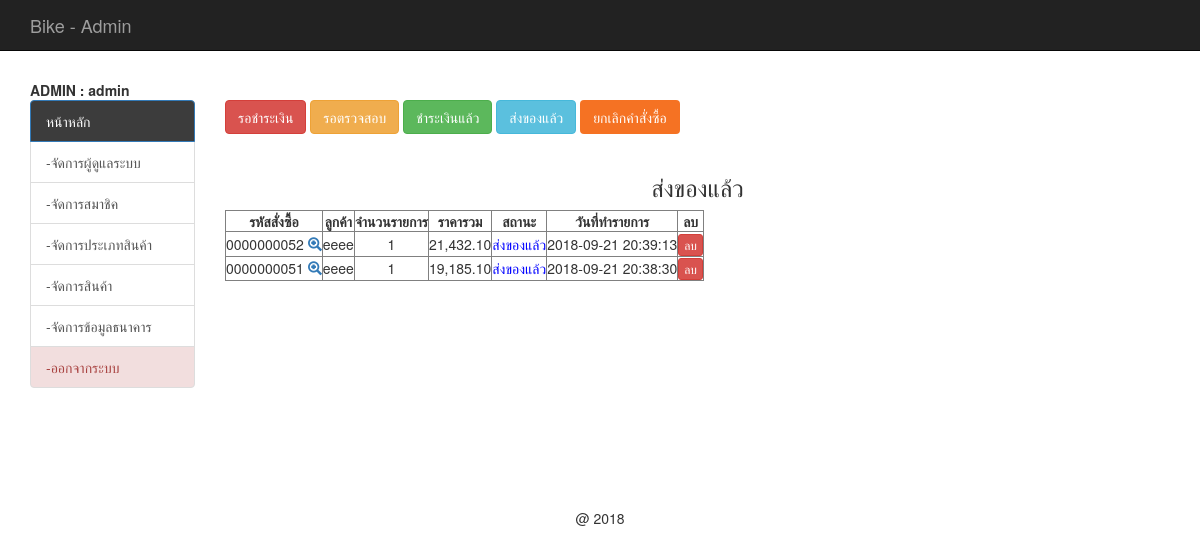
Before: /backend/index.php?act=show-post (signed in) with the older database file.
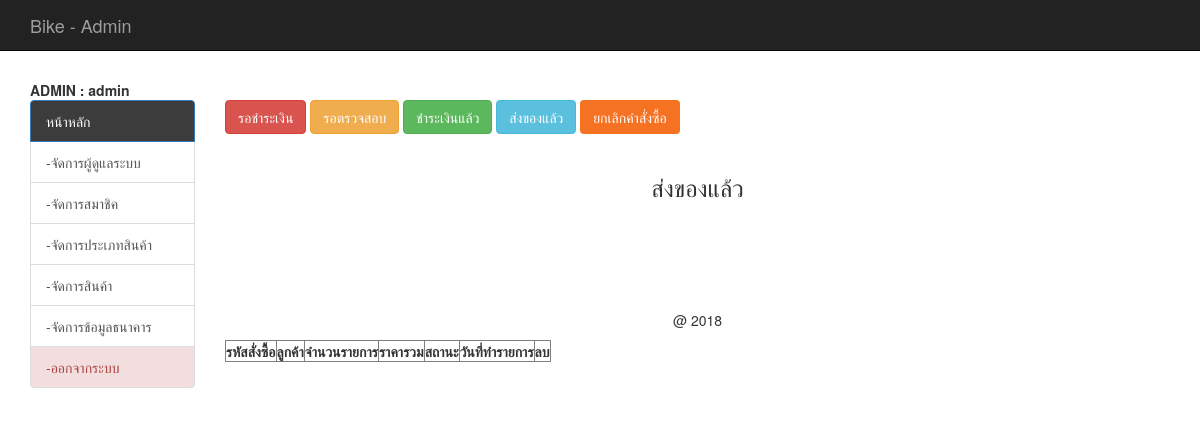
After: the same page with the newer database file.
### tables this page shows
CREATE TABLE `tbl_order` (
  `order_id` int(10) UNSIGNED ZEROFILL NOT NULL,
  `mem_id` int(11) NOT NULL,
  `name` varchar(100) NOT NULL,
  `address` varchar(500) NOT NULL,
  `email` varchar(100) NOT NULL,
  `phone` varchar(10) NOT NULL,
  `order_status` int(1) NOT NULL,
  `pay_slip` varchar(200) DEFAULT NULL,
  `b_name` varchar(100) DEFAULT NULL,
  `b_number` varchar(200) DEFAULT NULL,
  `pay_date` date DEFAULT NULL,
  `pay_amount` float(10,2) DEFAULT NULL,
  `postcode` varchar(30) DEFAULT NULL,
  `order_date` datetime NOT NULL
);

### backend/mm.php (called while the page is built, shortened)
<?php require_once('../Connections/condb.php'); ?>
<?php
if (!function_exists("GetSQLValueString")) {
function GetSQLValueString($theValue, $theType, $theDefinedValue = "", $theNotDefinedValue = "")
{
  $theValue = function_exists("mysql_real_escape_string") ? mysql_real_escape_string($theValue) : mysql_escape_string($theValue);
  switch ($theType) {
    case "text":
      $theValue = ($theValue != "") ? "'" . $theValue . "'" : "NULL";
      break;
    case "long":
    case "int":
      $theValue = ($theValue != "") ? intval($theValue) : "NULL";
      break;
  }
  return $theValue;
}
}
$colname_mm = "-1";
if (isset($_SESSION['MM_admin'])) {
  $colname_mm = $_SESSION['MM_admin'];
}
$query_mm = sprintf("SELECT * FROM tbl_admin WHERE admin_user = %s", GetSQLValueString($colname_mm, "text"));
$mm = mysql_query($query_mm, $condb) or die(mysql_error());
$row_mm = mysql_fetch_assoc($mm);
?>

### backend/show_cart_post.php (the view, shortened to what this page needs)
<?php require_once('../Connections/condb.php'); ?>
<?php
$query_mycart = sprintf("SELECT o.order_id as oid, o.mem_id, o.order_status, o.order_date, o.name , d.order_id , count(d.order_id) as coid , SUM(d.total) as ctotal FROM tbl_order as o, tbl_order_detail as d WHERE o.order_id = d.order_id AND o.order_status = 3 GROUP BY o.order_id ORDER BY o.order_id DESC " , GetSQLValueString($colname_mycart , "int"));
$mycart = mysql_query($query_mycart , $condb) or die(mysql_error());
$row_mycart = mysql_fetch_assoc($mycart);
$totalRows_mycart = mysql_num_rows($mycart);
?>
<h3 align="center">ส่งของแล้ว</h3>
<table id="example" class="display" cellspacing="0" border="1">
	<thead>
		<tr>
			<th>รหัสสั่งซื้อ</th>
			<th>ลูกค้า</th>
			<th>จำนวนรายการ</th>
			<th>ราคารวม</th>
			<th>สถานะ</th>
			<th>วันที่ทำรายการ</th>
			<th> <center> ลบ </center></th>
		</tr>
	</thead>
	<?php if ($totalRows_mycart > 0) { ?>
		<?php do { ?>
			<tr>
				<td>
					<?php echo $row_mycart['oid'];?>
					<span id="hp">
						<a href="index.php?order_id=<?php echo $row_mycart['oid'];?>&act=show-order">
							<span class="glyphicon glyphicon-zoom-in"></span>
						</a>
					</span>
				</td>
				<td align="center">
					<?php echo $row_mycart['name'];?>
				</td>
				<td align="center">
					<?php echo $row_mycart['coid'];?>
				</td>
				<td align="center">
					<?php echo number_format($row_mycart['ctotal'],2);?>
				</td>
				<td align="center">
					<font color="red">
						<?php $status = $row_mycart['order_status'];
						include('status.php');
						?>
					</font>
				</td>
				<td> <?php echo $row_mycart['order_date'];?></td>
				<td><center>
					<a href="del_order.php?order_id=<?php echo $row_mycart['oid'];?>&order_status=5" class="btn btn-danger btn-xs" onClick="return confirm('ยืนยันการลบ');">
					ลบ </a></center>
				</td>
			</tr>
		<?php } while ($row_mycart = mysql_fetch_assoc($mycart)); ?>
	</table>
	<?php
}
?>

### backend/index.php (shortened to what this page needs)
<!DOCTYPE html>
<html lang="en">
<head>
  <?php include('h.php');?>
  <?php include('datatable.php');?>
</head>
<body>
  <div class="container">
    <div class="row">
      <span id="hp">
       <?php include('banner.php');?>
     </span>
   </div>
   <div class="row">
     <div class="col-md-2">
      <br />
      <span id="hp">
        <?php include('menu.php');?>
      </span>
    </div>
    <div class="col-md-10 " >
      <br />
      <br />
      <a href="index.php?act=show-new" class="btn btn-danger" id="hp">รอชำระเงิน</a>
      <a href="index.php?act=show-check" class="btn btn-warning" id="hp">รอตรวจสอบ</a>
      <a href="index.php?act=show-payed" class="btn btn-success" id="hp">ชำระเงินแล้ว</a>
      <a href="index.php?act=show-post" class="btn btn-info" id="hp">ส่งของแล้ว</a>
      <a href="index.php?act=show-cancel" class="btn" id="hp" style="background: #F57223; color: #ffffff  ">ยกเลิกคำสั่งซื้อ</a>
      <br />
      <br />
      <?php
      $act = $_GET['act'];
      if ($act =='show-order') {
        include('detail_order_after_cartdone.php');
      }elseif ($act == 'show-payed'){
        include('show_cart_pay.php');
      }elseif ($act == 'show-post') {
        include('show_cart_post.php');
      }elseif ($act == 'show-check'){
        include('show_check_cart.php');
      }elseif ($act == 'show-new'){
        include('show_new_cart.php');
      }elseif ($act == 'show-cancel'){
        include('show_cancel_cart.php');
      }else{
        include 'tbl_order.php';
        include 'mm.php';
        if ($row_mm['status'] == 'admin') {
          include 'report.php';
        }
      }
      ?>
    </div>
  </div>
</div>
</body>
</html>
<?php include('f.php');?>

### backend/h.php (shortened to what this page needs)
<link href="../css/bootstrap.min.css" rel="stylesheet">
<link href="../css/style.css" rel="stylesheet">

### backend/datatable.php (shortened to what this page needs)
<link rel="stylesheet" type="text/css" href="../dt/jquery.dataTables.min.css">

### backend/banner.php
<nav class="navbar navbar-inverse navbar-fixed-top">
  <div class="container">
    <a class="navbar-brand" href="index.php">Bike - Admin</a>
  </div>
</nav>
<br>
<br>
<br>

### backend/menu.php (shortened to what this page needs)
<?php include('mm.php');?>
<b>  ADMIN : <?php echo $row_mm['admin_name'];?></b>
<br />
<div class="list-group">
	<a href="index.php" class="list-group-item active"  style="background-color: #3c3c3c">หน้าหลัก</a>
	<?php
	if ($row_mm['status'] == 'admin') { ?>
		<a href="list_admin.php" class="list-group-item">-จัดการผู้ดูแลระบบ</a>
		<a href="list_member.php" class="list-group-item">-จัดการสมาชิค</a>
		<a href="list_product_type.php" class="list-group-item">-จัดการประเภทสินค้า</a>
		<a href="list_product.php" class="list-group-item">-จัดการสินค้า</a>
		<a href="list_bank.php" class="list-group-item">-จัดการข้อมูลธนาคาร</a>
		<a href="logout_admin.php" class="list-group-item list-group-item-danger">-ออกจากระบบ</a>
<?php } ?>
</div>

### backend/status.php
<?php
if ($status == 1) {
	echo "<font color='red'>";
	echo "รอชำระเงิน";
	echo "</font>";
}elseif ($status == 4) {
	echo "<font color='green'>";
	echo "ชำระเงินแล้ว";
	echo "</font>";
}elseif ($status == 3) {
	echo "<font color='blue'>";
	echo "ส่งของแล้ว";
	echo "</font>";
}elseif ($status == 2) {
	echo "<font color='#E7AE0A'>";
	echo "รอตรวจสอบ";
	echo "</font>";
}elseif ($status == 5) {
	echo "<font color='#F54823'>";
	echo "ยกเลิกคำสั่งซื้อ";
	echo "</font>";
}
?>

### backend/f.php (shortened to what this page needs)
<p align="center" style="padding-top:100px">
@ 2018
</p>

### css/style.css (style rules this page uses)
th { text-align:center; }

Changed rows visible on the page:
removed tbl_order: order_id "0000000052", name "eeee", coid "1", ctotal "21,432.10", order_status "ส่งของแล้ว", order_date "2018-09-21 20:39:13"
removed tbl_order: order_id "0000000051", name "eeee", coid "1", ctotal "19,185.10", order_status "ส่งของแล้ว", order_date "2018-09-21 20:38:30"
